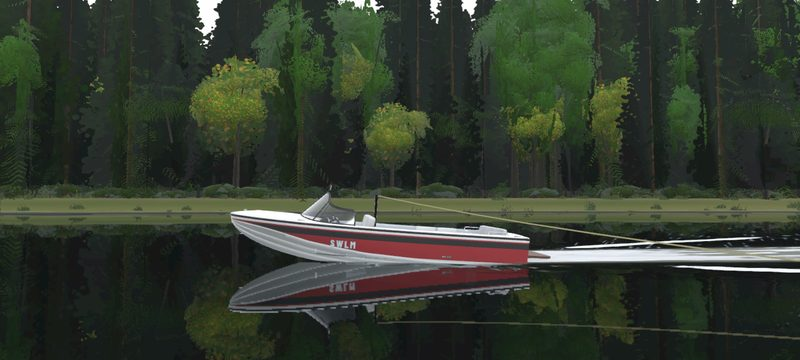
#> input picture Assets/SkiView/UI/Resources/SkiViewUI/Lakes/cedarbend.jpg, 800 x 360 px
$ python -i make_rider_closeup_compare.py   (imports and definitions only)
#> lines starting #> are read from the running program, lines starting #| are printed output that depends on the picture
#> further down, picture is the input picture: PIL image 800x360 RGB; mean R, G, B 51.5, 59, 46.5
#!/usr/bin/env python3
"""Pass 7 rider close-up / camera sheet: tournament broadcast frames (copyrighted, STUDY ONLY, left) next to the matching
in-game shots (right). Output is git-ignored (Screens/rider_compare*.png); the footage never enters the project."""
import sys, os
from PIL import Image, ImageDraw, ImageFont
R = '/workspace/waterski-game/reference/twbc/frames/slalom_2020swisspro_women_final/'
S = os.path.join(os.path.dirname(__file__), '..', 'Screens') + '/'
out = sys.argv[1] if len(sys.argv) > 1 else 'rider_compare_closeup_v7.png'
pairs = [
    (R + 'f_043.jpg', '04_rider_closeup.png', 'A  skier close-up: wet skin/hair sheen, wet vest, spray on the legs, rope'),
    (R + 'f_043.jpg', '04b_rider_face.png', 'B  face + hair check (natural, not plastic)'),
    (R + 'f_011.jpg', '15_broadcast_chase.png', 'C  broadcast boat camera: low in the boat just ahead of the pylon top, looking straight back down the rope'),
]
CW, CH, PAD, HDR = 800, 450, 14, 34
try:
    font = ImageFont.truetype('/usr/share/fonts/truetype/dejavu/DejaVuSans.ttf', 18)
    big = ImageFont.truetype('/usr/share/fonts/truetype/dejavu/DejaVuSans-Bold.ttf', 24)
except Exception:
    font = big = ImageFont.load_default()

def fit(im):
    w, h = im.size; t = 16 / 9
#> after `w, h = im.size`: w = 800; h = 360
    if w / h > t: nw = int(h * t); im = im.crop(((w - nw) // 2, 0, (w - nw) // 2 + nw, h))
#> after `nw = int(h * t)`: nw = 640
#> after `im = im.crop(((w - nw) // 2, 0, (w - nw) // 2 + nw, h))`:
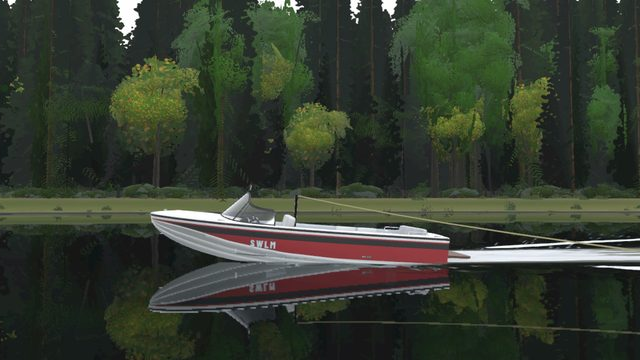
#> im: PIL image 640x360 RGB; mean R, G, B 53.9, 61.2, 48.1
    else: nh = int(w / t); im = im.crop((0, (h - nh) // 2, w, (h - nh) // 2 + nh))
    return im.resize((CW, CH), Image.LANCZOS)

rows = [p for p in pairs if os.path.exists(p[0]) and os.path.exists(S + p[1])]
W = PAD * 3 + CW * 2; H = 60 + len(rows) * (CH + HDR + PAD) + 40
sheet = Image.new('RGB', (W, H), (24, 26, 28)); d = ImageDraw.Draw(sheet)
# [1 line not run here, left out]
y = 60
# [9 lines not run here, left out]

>>> from PIL import Image
>>> picture = Image.open('../Assets/SkiView/UI/Resources/SkiViewUI/Lakes/cedarbend.jpg')
>>> result = fit(picture)

$ run again, on Assets/SkiView/UI/Resources/SkiViewUI/Lakes/harrowpond.jpg
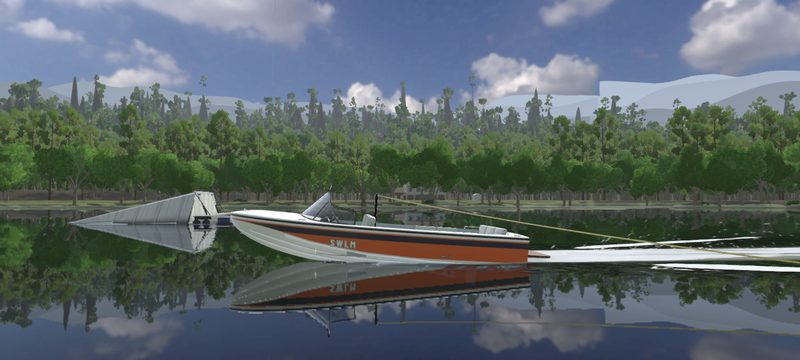
#> input picture Assets/SkiView/UI/Resources/SkiViewUI/Lakes/harrowpond.jpg, 800 x 360 px
#> picture is the input picture: PIL image 800x360 RGB; mean R, G, B 90.9, 102.2, 105
#> in fit, `im = im.crop(((w - nw) // 2, 0, (w - nw) // 2 + nw, h))`:
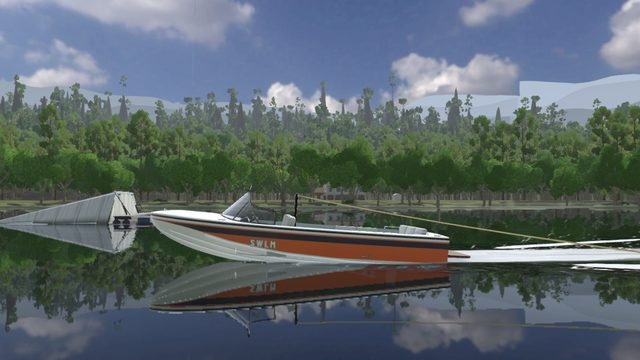
#> im: PIL image 640x360 RGB; mean R, G, B 90.9, 101.8, 106

$ run again, on Assets/SkiView/UI/Resources/SkiViewUI/Lakes/heronmarsh.jpg
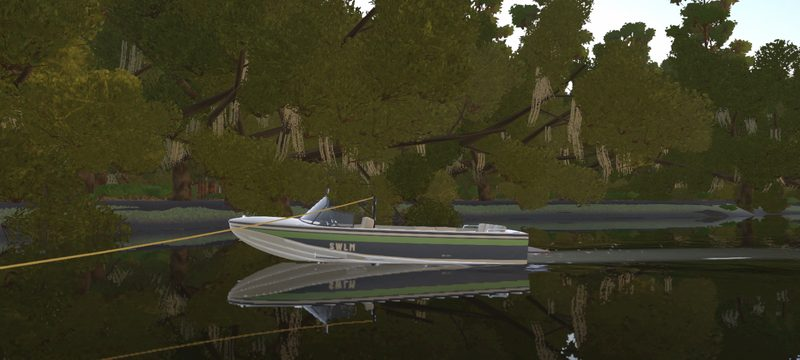
#> input picture Assets/SkiView/UI/Resources/SkiViewUI/Lakes/heronmarsh.jpg, 800 x 360 px
#> picture is the input picture: PIL image 800x360 RGB; mean R, G, B 61.7, 60, 37.6
#> in fit, `im = im.crop(((w - nw) // 2, 0, (w - nw) // 2 + nw, h))`:
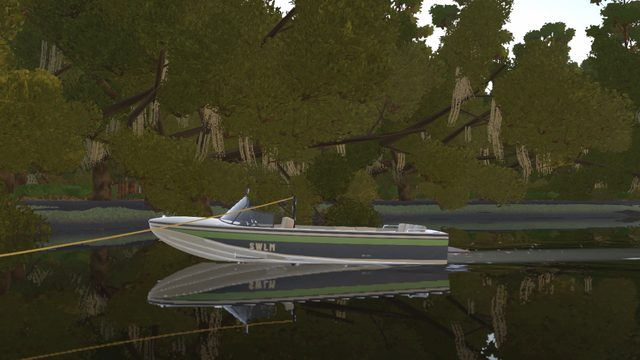
#> im: PIL image 640x360 RGB; mean R, G, B 62.2, 60.1, 37.8
